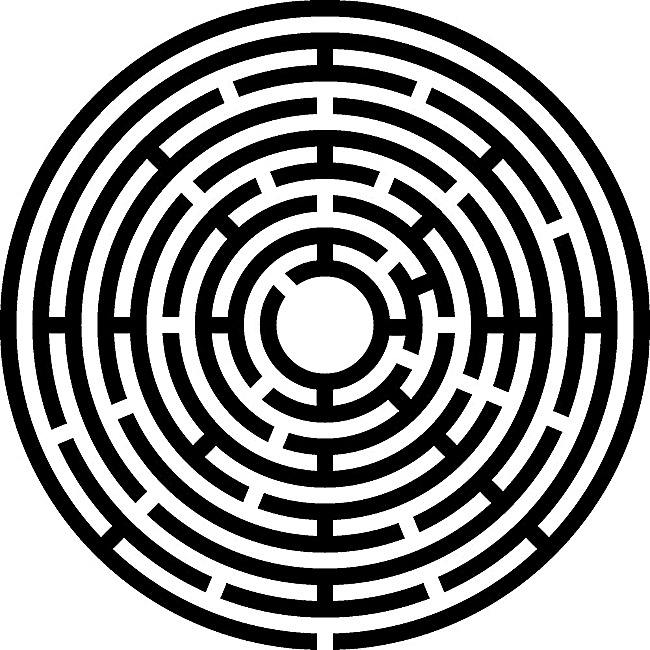
%> input picture timg-2.jpeg, 650 x 650 px
$ octave Picture_dispose_UVA_group_project.m   (GNU Octave 9; MATLAB toolbox functions it lacks are replaced by stand-ins)
%> lines starting %> are read from the running program, lines starting %| are printed output that depends on the picture; in (x1, y1, x2, y2) boxes, pixels count from 0 and x2, y2 are one past the last pixel; in counts of white or black regions, pixels touching at a corner belong together; the program's own positions count from 1
### Get_Matrix_Ready.m
function [mitrix,Length_of_total]=Get_Matrix_Ready(migong)
    mitrix=cell(9,100000);%first is if it can go, second is the row,third is the column low,4th is the column high
    lengthmigong = length(migong);
    widemigong = numel(migong)/length(migong);
    l=1;
    h=1;
    mitrixn=1;%the n th place that our car can go
    while (h<=widemigong)%high,row
        l=1;
        while(l<=lengthmigong)%column
            if (migong(h,l)==1)
                count=0;%help us to get column high
                mitrix{1,mitrixn}=1;
                mitrix{2,mitrixn}=h;
                mitrix{3,mitrixn}=l;
                mitrix{5,mitrixn}=0;
                mitrix{6,mitrixn}=0;
                mitrix{7,mitrixn}=0;
                mitrix{8,mitrixn}=0;
                mitrix{9,mitrixn}=0;%0 refers to up //1 refers to down
                while(migong(h,l+count)==1)
                    count=count+1;
                end
                l=l+count;
                mitrix{4,mitrixn}=l-1;
                mitrixn=mitrixn+1;
            end
            l=l+1;
        end
        h=h+1;
    end
Length_of_total=mitrixn;

### Get_Inicial_Step.m
function [path]=Get_Inicial_Step(mitrix,Length_of_total,inhor,inver)
    path=cell(9,10000);%the nodes that we go through
    hp=1;
    step=1;
    while (hp<=Length_of_total)%all the struct i the mitrix cell
        if(inver==mitrix{2,hp})
           if(inhor>=mitrix{3,hp})
               if(inhor<=mitrix{4,hp})
                   path{1,step}=3;%第一步也算走过
                   path{2,step}=mitrix{2,hp};
                   path{3,step}=mitrix{3,hp};
                   path{4,step}=mitrix{4,hp};
                   path{5,step}=getbranchup(path,mitrix,step,Length_of_total);%function get branchup
                   path{6,step}=getbranch(path,mitrix,step,Length_of_total)-getbranchup(path,mitrix,step,Length_of_total);%function getbranch
                   path{7,step}=getnewstepup(path,mitrix,step,Length_of_total);%find if there have new 1(step)around it
                   path{8,step}=getnewstep(path,mitrix,step,Length_of_total)-getnewstepup(path,mitrix,step,Length_of_total);
                   path{9,step}=0;
               end
           end
        end
        hp=hp+1;
    end

return

### Get_Path.m
function [path,step]=Get_Path(mitrix,path,Length_of_total,edhor,edver)
    k=0;
    circle=100000000;%maximum step
    ic=0;%counter
    step=1;
    while (ic<=circle)%maximum step
        total=1;
        while (total<Length_of_total)%all the struct i the mitrix cell
            if(path{7,step}>0)
                    if(mitrix{1,total}~=0)
                        if(mitrix{2,total}==path{2,step}-1)%if the column is lower than the last step
                            if(mitrix{3,total}<=path{4,step})
                                if(path{3,step}<=mitrix{4,total})
                                       mitrix{1,total}=3;
                                       step=step+1;
                                       %fprintf('--step:%d',step);% a notation for the program running condition
                                       path{1,step}=mitrix{1,total};
                                       path{2,step}=mitrix{2,total};
                                       path{3,step}=mitrix{3,total};
                                       path{4,step}=mitrix{4,total};
                                       path{5,step}=getbranchup(path,mitrix,step,Length_of_total);%function get branchup
                                       path{6,step}=getbranch(path,mitrix,step,Length_of_total)-getbranchup(path,mitrix,step,Length_of_total);%function getbranch
                                       path{7,step}=getnewstepup(path,mitrix,step,Length_of_total);%find if there have new 1(step)around it
                                       path{8,step}=getnewstep(path,mitrix,step,Length_of_total)-getnewstepup(path,mitrix,step,Length_of_total);
                                       path{9,step}=0;
                                       total=Length_of_total;
                                end
                            end
                        end
                    end
            elseif(path{8,step}>0)%lower walkable//upper unwalkable
                if(mitrix{1,total}==1)
                     if(mitrix{2,total}==path{2,step}+1)%if the column is lower than the last step
                         if(mitrix{3,total}<=path{4,step})
                               if(path{3,step}<=mitrix{4,total})
                                    mitrix{1,total}=3;
                                    step=step+1;
                                    %fprintf('--step:%d',step);% a notation for the program running condition
                                    path{1,step}=mitrix{1,total};
                                    path{2,step}=mitrix{2,total};
                                    path{3,step}=mitrix{3,total};
                                    path{4,step}=mitrix{4,total};
                                    path{5,step}=getbranchup(path,mitrix,step,Length_of_total);%function get branchup
                                    path{6,step}=getbranch(path,mitrix,step,Length_of_total)-getbranchup(path,mitrix,step,Length_of_total);%function getbranch
                                    path{7,step}=getnewstepup(path,mitrix,step,Length_of_total);%find if there have new 1(step)around it
                                    path{8,step}=getnewstep(path,mitrix,step,Length_of_total)-getnewstepup(path,mitrix,step,Length_of_total);
                                    path{9,step}=0;
                                    total=Length_of_total;
                               end
                        end
                     end
                end
            elseif(path{8,step}==0&&path{7,step}==0)
                    if(mitrix{2,total}==path{2,step})%if the column is lower than the last step
                             if(mitrix{3,total}<=path{4,step})
                                   if(path{3,step}<=mitrix{4,total})
                                        step=step-1;
                                        if(step==0)
                                            total=Length_of_total;
                                            ic=100000000000000000;
                                            step=step+1;
                                        end
                                        %fprintf('--step:%d',step);% a notation for the program running condition
                                        mitrix{1,total}=0;
                                        path{5,step}=getbranchup(path,mitrix,step,Length_of_total);%function get branchup
                                        path{6,step}=getbranch(path,mitrix,step,Length_of_total)-getbranchup(path,mitrix,step,Length_of_total);%function getbranch
                                        path{7,step}=getnewstepup(path,mitrix,step,Length_of_total);%find if there have new 1(step)around it
                                        path{8,step}=getnewstep(path,mitrix,step,Length_of_total)-getnewstepup(path,mitrix,step,Length_of_total);
                                        path{9,step}=5;
                                        total=Length_of_total;
                                   end
                             end
                    end
            end
        total=total+1;
        end


        ep=1;%check if at the end point
        %while (ep<=Length_of_total)%all the struct i the mitrix cell
        if(edver==path{2,step})
           if(edhor>=path{3,step})
               if(edhor<=path{4,step})
                  ic=circle+1;
               end
           end
        end
        ep=ep+1;
        %end

        ic=ic+1;
        %check

        k=k+1;
        %fprintf('--total step:%d\n',k);% a notation for the program running condition

        %check
    end
return

### Picture_dispose_UVA_group_project.m
clear;
clc;
picture=imread('timg-2.jpeg');
%> picture is the input picture: size 650x650 uint8; min 0, max 255, mean 149.1
migong=imbinarize(picture,0.5);% migong=im2bw(picture,0.5);
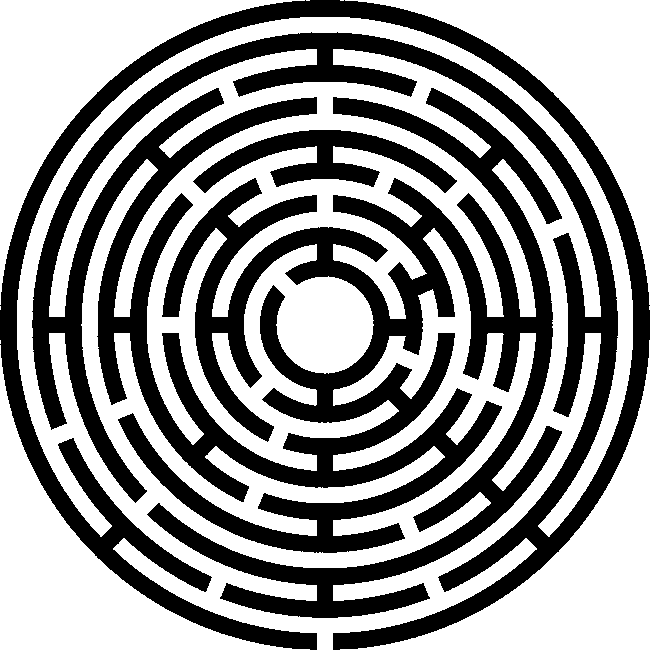
%> migong: size 650x650 logical; 58.5% white; 2 black regions, box (x1, y1, x2, y2) and area: (0, 0, 650, 650) 168743, (193, 130, 457, 193) 6623
subplot(1,2,2),imshow(migong),title('迷宫图片')


sensitivity=2;
inhor=280;%inicial point
inver=270;%inicial point

edhor=328;%aiming point
edver=123;%aiming point


horizantal=0;%distance benween the horizantal wall;
vertical=0;%distance benween the vertical wall;

%horizantal=horizantald(inhor,inver);%return the horizantal distance
%vertical=verticald(inhor,inver);%return the vertical distance

%//////////////////////////////////////////////build the struct
lengthmigong = length(migong);
%> lengthmigong = 650
widemigong = numel(migong)/length(migong);
%> widemigong = 650

%/////////////////////////////preproess the image//加边
preh=1;
prel=1;
while (preh<=widemigong)%high,row
    prel=1;
    while(prel<=lengthmigong)%column
        if(preh>=widemigong-3||prel>=lengthmigong-3||preh<=3||prel<=3)
            migong(preh,prel)=0;
        end
        prel=prel+1;
    end
    preh=preh+1;
end
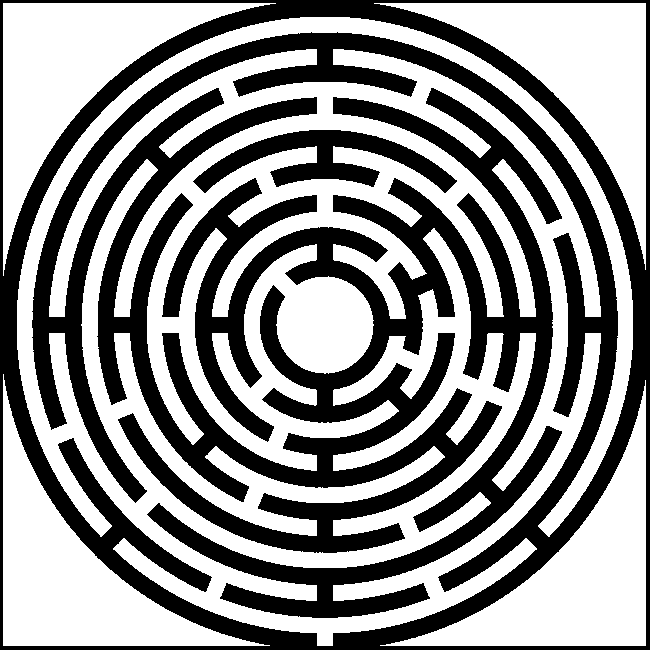
%> migong: size 650x650 logical; 56.6% white; 2 black regions, box (x1, y1, x2, y2) and area: (0, 0, 650, 650) 176937, (193, 130, 457, 193) 6623
%> after the loop, preh = 651

% [155 lines of commented-out code are left out]

[mitrix,Length_of_total]=Get_Matrix_Ready(migong);
%> after the loop in Get_Matrix_Ready, `while (h<=widemigong)`: count = 266; h = 651; mitrix = 900000 items; mitrixn = 7186
%> mitrix = 900000 items; Length_of_total = 7186
[path]=Get_Inicial_Step(mitrix,Length_of_total,inhor,inver);
%> after the loop in Get_Inicial_Step, `while (hp<=Length_of_total)`: hp = 7187; path = 90000 items
%> path = 90000 items
[path,step]=Get_Path(mitrix,path,Length_of_total,edhor,edver);
%> (the run ends here)
